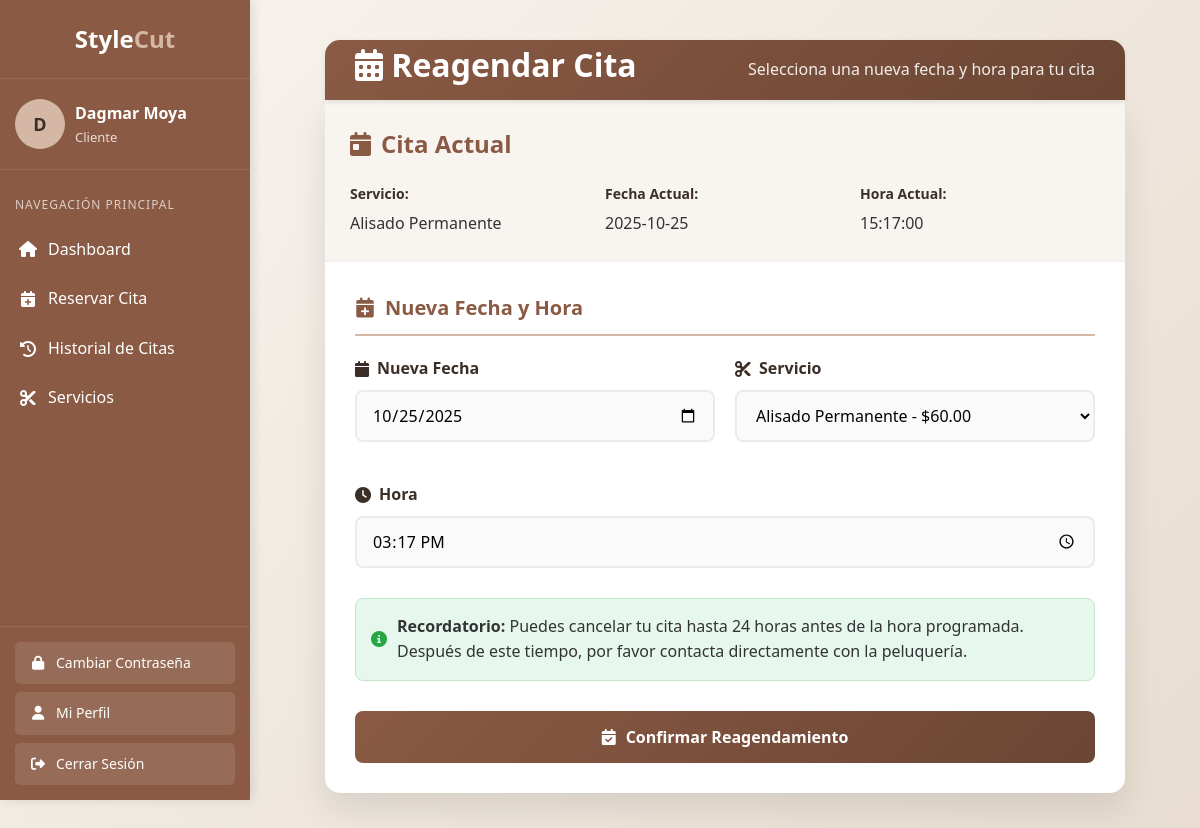
Page /cliente/reagendar_cita.php?id_cita=12 (signed in) on the committed database.
### tables this page shows
CREATE TABLE `citas` (
  `id` int(11) NOT NULL,
  `usuario_id` int(11) NOT NULL,
  `servicio_id` int(11) NOT NULL,
  `fecha` date NOT NULL,
  `hora` time NOT NULL,
  `estado` enum('pendiente','confirmada','cancelada') DEFAULT 'pendiente'
);

CREATE TABLE `servicios` (
  `id` int(11) NOT NULL,
  `nombre` varchar(100) NOT NULL,
  `descripcion` text DEFAULT NULL,
  `duracion` int(11) NOT NULL,
  `precio` decimal(10,2) NOT NULL
);

### cliente/reagendar_cita.php (the view, shortened to what this page needs)
<?php
include_once __DIR__ . '/../templates/header.php';
include_once __DIR__ . '/../conexion/bd.php';
$id_cita = $_GET['id_cita'];
$id_usuario = $_SESSION['id_usuario'];
$sql = $conexion->prepare("SELECT id,nombre FROM servicios");
$sql->execute();
$servicios = $sql->fetchAll(PDO::FETCH_OBJ);
$sql = $conexion->prepare("
    SELECT
        citas.id AS id_cita,
        citas.fecha AS fecha,
        citas.hora AS hora,
        citas.estado AS estado,
        servicios.nombre AS servicio,
        servicios.precio AS precio,
        citas.servicio_id AS servicio_id
    FROM citas
    INNER JOIN servicios ON citas.servicio_id = servicios.id
    INNER JOIN usuarios ON citas.usuario_id = usuarios.id
    WHERE citas.id = :id_cita AND citas.usuario_id = :id_usuario
");
$sql->bindParam(':id_usuario', $id_usuario, PDO::PARAM_INT);
$sql->bindParam(':id_cita', $id_cita, PDO::PARAM_INT);
$sql->execute();
$cita = $sql->fetch(PDO::FETCH_OBJ);
?>
<div class="container">
    <div class="header">
        <h1><i class="fas fa-calendar-alt"></i> Reagendar Cita</h1>
        <p>Selecciona una nueva fecha y hora para tu cita</p>
    </div>
    <div class="reschedule-card">
        <div class="current-appointment">
            <h2><i class="fas fa-calendar-day"></i> Cita Actual</h2>
            <div class="appointment-details">
                <div class="detail-item">
                    <span class="detail-label">Servicio:</span>
                    <span class="detail-value"><?php echo $cita->servicio; ?></span>
                </div>
                <div class="detail-item">
                    <span class="detail-label">Fecha Actual:</span>
                    <span class="detail-value"><?php echo $cita->fecha; ?></span>
                </div>
                <div class="detail-item">
                    <span class="detail-label">Hora Actual:</span>
                    <span class="detail-value"><?php echo $cita->hora; ?></span>
                </div>
            </div>
        </div>
        <form class="reschedule-form" id="reschedule-form" action="../controladores/reagendar_cita.php" method="POST">
            <div class="form-section">
                <h3 class="section-title"><i class="fas fa-calendar-plus"></i> Nueva Fecha y Hora</h3>
                <div class="form-row">
                    <div class="form-group">
                        <label for="new-date"><i class="fas fa-calendar"></i> Nueva Fecha</label>
                        <input type="date" id="new-date" class="form-input" name="fecha" required min="<?php echo date('Y-m-d'); ?>" max="<?php echo date('Y-m-d', strtotime('+1 year')); ?>" value="<?php echo $cita->fecha; ?>">
                    </div>
                    <div class="form-group">
                        <label for="service"><i class="fas fa-scissors"></i> Servicio</label>
                        <select id="service" class="form-input" name="servicio" required>
                            <?php foreach ($servicios as $item) : ?>
                                <option value="<?php echo $item->id; ?>" <?php echo ($item->id == $cita->servicio_id) ? 'selected' : ''; ?>>
                                    <?php echo $item->nombre; ?> - $<?php echo $cita->precio; ?>
                                </option>
                            <?php endforeach; ?>
                        </select>
                    </div>
                </div>
                <div class="form-group">
                    <label><i class="fas fa-clock"></i> Hora</label>
                    <input type="time" id="time" name="hora" class="form-input" required value="<?php echo $cita->hora; ?>">
                </div>
            </div>
            <div class="availability-info">
                <i class="fas fa-info-circle"></i>
                <div>
                    <strong>Recordatorio:</strong> Puedes cancelar tu cita hasta 24 horas antes de la hora programada.
                    Después de este tiempo, por favor contacta directamente con la peluquería.
                </div>
            </div>
            <div class="form-actions">
                <button type="submit" class="btn btn-primary">
                    <i class="fas fa-calendar-check"></i> Confirmar Reagendamiento
                </button>
            </div>
        </form>
    </div>
</div>
<?php include_once __DIR__ . '/../templates/footer.php'; ?>

### templates/header.php (style rules this page uses)
:root { --primary: #8a5a44; --primary-dark: #6b4634; --secondary: #d4b8a5; --accent: #c17a4a; --dark: #3a2e26; --light: #f8f4f0; --text: #333333; --sidebar-width: 250px; --header-height: 60px; --box-border-radius: 8px; }
* { margin: 0; padding: 0; box-sizing: border-box; font-family: 'Source Sans Pro', 'Segoe UI', Tahoma, Geneva, Verdana, sans-serif; }
body { background-color: #f4f6f9; color: var(--text); line-height: 1.6; min-height: 100vh; display: flex; }
.header { background-color: white; height: var(--header-height); box-shadow: 0 2px 5px rgba(0, 0, 0, 0.1); display: flex; align-items: center; justify-content: space-between; padding: 0 20px; position: sticky; top: 0; z-index: 800; }
.btn { padding: 8px 16px; border-radius: 4px; font-weight: 600; cursor: pointer; transition: all 0.3s ease; border: none; font-size: 14px; }
.btn-primary { background-color: var(--primary); color: white; }
.section-title { font-size: 18px; color: var(--primary); margin-bottom: 20px; padding-bottom: 10px; border-bottom: 2px solid var(--secondary); }

### cliente/reagendar_cita.php (style rules this page uses)
:root { --primary: #8a5a44; --primary-dark: #6b4634; --secondary: #d4b8a5; --accent: #c17a4a; --dark: #3a2e26; --light: #f8f4f0; --text: #333333; --success: #28a745; --error: #dc3545; }
* { margin: 0; padding: 0; box-sizing: border-box; font-family: 'Segoe UI', Tahoma, Geneva, Verdana, sans-serif; }
body { background: linear-gradient(135deg, #f8f4f0 0%, #e8ddd0 100%); color: var(--text); line-height: 1.6; min-height: 100vh; padding: 20px; }
.container { max-width: 800px; margin: 0 auto; }
.header { background: linear-gradient(135deg, var(--primary) 0%, var(--primary-dark) 100%); color: white; padding: 30px; border-radius: 15px 15px 0 0; text-align: center; margin-bottom: 0; }
.header h1 { font-size: 32px; margin-bottom: 10px; }
.header p { opacity: 0.9; font-size: 16px; }
.reschedule-card { background: white; border-radius: 0 0 15px 15px; box-shadow: 0 15px 35px rgba(0, 0, 0, 0.1); overflow: hidden; }
.current-appointment { background: var(--light); padding: 25px; border-bottom: 1px solid #eee; }
.current-appointment h2 { color: var(--primary); margin-bottom: 20px; display: flex; align-items: center; gap: 10px; }
.appointment-details { display: grid; grid-template-columns: repeat(auto-fit, minmax(200px, 1fr)); gap: 15px; }
.detail-item { display: flex; flex-direction: column; gap: 5px; }
.detail-label { font-weight: 600; color: var(--dark); font-size: 14px; }
.detail-value { color: var(--text); font-size: 16px; }
.reschedule-form { padding: 30px; }
.form-section { margin-bottom: 30px; }
.section-title { color: var(--primary); font-size: 20px; margin-bottom: 20px; display: flex; align-items: center; gap: 10px; padding-bottom: 10px; border-bottom: 2px solid var(--secondary); }
.form-row { display: grid; grid-template-columns: 1fr 1fr; gap: 20px; margin-bottom: 20px; }
.form-group { margin-bottom: 20px; }
.form-group label { display: block; margin-bottom: 8px; font-weight: 600; color: var(--dark); display: flex; align-items: center; gap: 8px; }
.form-input, .form-select { width: 100%; padding: 12px 15px; border: 2px solid #e9ecef; border-radius: 8px; font-size: 16px; transition: all 0.3s ease; background-color: #fafafa; }
.form-actions { display: flex; gap: 15px; margin-top: 30px; }
.btn { padding: 15px 25px; border-radius: 8px; font-weight: 600; cursor: pointer; transition: all 0.3s ease; font-size: 16px; border: none; display: flex; align-items: center; justify-content: center; gap: 10px; flex: 1; }
.btn-primary { background: linear-gradient(135deg, var(--primary) 0%, var(--primary-dark) 100%); color: white; }
.availability-info { background: #e6f7ee; border: 1px solid #c3e6cb; border-radius: 8px; padding: 15px; margin-top: 20px; display: flex; align-items: center; gap: 10px; }
.availability-info i { color: var(--success); }

### rows in the picture
citas: servicio.nombre "Alisado Permanente", fecha "2025-10-25", hora "15:17:00", fecha "10/25/2025", servicio "Alisado Permanente - $60.00"

### other values in the picture
substr($_SESSION['nombre'], 0, 1) "D"
$_SESSION['nombre'] "Dagmar Moya"
$_SESSION['rol'] "Cliente"
